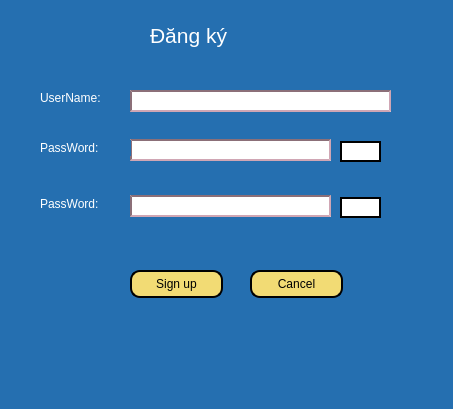
<?xml version="1.0" encoding="UTF-8"?>
<ui version="4.0">
 <class>MainWindow</class>
 <widget class="QMainWindow" name="MainWindow">
  <property name="geometry">
   <rect>
    <x>0</x>
    <y>0</y>
    <width>453</width>
    <height>409</height>
   </rect>
  </property>
  <property name="windowTitle">
   <string>MainWindow</string>
  </property>
  <property name="styleSheet">
   <string notr="true">background-color:rgb(37, 111, 176);
color:white;</string>
  </property>
  <widget class="QWidget" name="centralwidget">
   <widget class="QLineEdit" name="usernameInput">
    <property name="geometry">
     <rect>
      <x>130</x>
      <y>90</y>
      <width>261</width>
      <height>22</height>
     </rect>
    </property>
    <property name="styleSheet">
     <string notr="true">background-color: white;
border: 2px inset #8b6f78;
color:black;</string>
    </property>
   </widget>
   <widget class="QLabel" name="label_2">
    <property name="geometry">
     <rect>
      <x>40</x>
      <y>90</y>
      <width>81</width>
      <height>16</height>
     </rect>
    </property>
    <property name="text">
     <string>UserName:</string>
    </property>
   </widget>
   <widget class="QLineEdit" name="passwordInput">
    <property name="geometry">
     <rect>
      <x>130</x>
      <y>139</y>
      <width>201</width>
      <height>22</height>
     </rect>
    </property>
    <property name="styleSheet">
     <string notr="true">background-color: white;
border: 2px inset #8b6f78;
color:black;</string>
    </property>
    <property name="inputMask">
     <string/>
    </property>
    <property name="echoMode">
     <enum>QLineEdit::Password</enum>
    </property>
   </widget>
   <widget class="QLabel" name="label">
    <property name="geometry">
     <rect>
      <x>150</x>
      <y>10</y>
      <width>141</width>
      <height>51</height>
     </rect>
    </property>
    <property name="font">
     <font>
      <pointsize>16</pointsize>
     </font>
    </property>
    <property name="text">
     <string>Đăng ký</string>
    </property>
   </widget>
   <widget class="QLabel" name="label_3">
    <property name="geometry">
     <rect>
      <x>40</x>
      <y>140</y>
      <width>91</width>
      <height>16</height>
     </rect>
    </property>
    <property name="text">
     <string>PassWord:</string>
    </property>
   </widget>
   <widget class="QPushButton" name="signupButton">
    <property name="geometry">
     <rect>
      <x>130</x>
      <y>270</y>
      <width>93</width>
      <height>28</height>
     </rect>
    </property>
    <property name="styleSheet">
     <string notr="true">background-color: rgb(242, 219, 116);
border-radius: 10px;
border: 2px solid black;
color:black;</string>
    </property>
    <property name="text">
     <string>Sign up</string>
    </property>
   </widget>
   <widget class="QPushButton" name="cancelButton">
    <property name="geometry">
     <rect>
      <x>250</x>
      <y>270</y>
      <width>93</width>
      <height>28</height>
     </rect>
    </property>
    <property name="styleSheet">
     <string notr="true">background-color: rgb(242, 219, 116);
border-radius: 10px;
border: 2px solid black;
color:black;</string>
    </property>
    <property name="text">
     <string>Cancel</string>
    </property>
    <property name="icon">
     <iconset>
      <normaloff>../Icon/icons8-exit-50.png</normaloff>../Icon/icons8-exit-50.png</iconset>
    </property>
   </widget>
   <widget class="QPushButton" name="showPasswordButton">
    <property name="geometry">
     <rect>
      <x>340</x>
      <y>141</y>
      <width>41</width>
      <height>21</height>
     </rect>
    </property>
    <property name="styleSheet">
     <string notr="true">background-color: white;
border: 2px solid black;
color:black;</string>
    </property>
    <property name="text">
     <string/>
    </property>
    <property name="icon">
     <iconset>
      <normaloff>../Icon/eye.png</normaloff>../Icon/eye.png</iconset>
    </property>
   </widget>
   <widget class="QLabel" name="label_4">
    <property name="geometry">
     <rect>
      <x>40</x>
      <y>196</y>
      <width>91</width>
      <height>16</height>
     </rect>
    </property>
    <property name="text">
     <string>PassWord:</string>
    </property>
   </widget>
   <widget class="QLineEdit" name="passwordInput2">
    <property name="geometry">
     <rect>
      <x>130</x>
      <y>195</y>
      <width>201</width>
      <height>22</height>
     </rect>
    </property>
    <property name="styleSheet">
     <string notr="true">background-color: white;
border: 2px inset #8b6f78;
color:black;</string>
    </property>
    <property name="inputMask">
     <string/>
    </property>
    <property name="echoMode">
     <enum>QLineEdit::Password</enum>
    </property>
   </widget>
   <widget class="QPushButton" name="showPasswordButton2">
    <property name="geometry">
     <rect>
      <x>340</x>
      <y>197</y>
      <width>41</width>
      <height>21</height>
     </rect>
    </property>
    <property name="styleSheet">
     <string notr="true">background-color: white;
border: 2px solid black;
color:black;</string>
    </property>
    <property name="text">
     <string/>
    </property>
    <property name="icon">
     <iconset>
      <normaloff>../Icon/eye.png</normaloff>../Icon/eye.png</iconset>
    </property>
   </widget>
  </widget>
  <widget class="QMenuBar" name="menubar">
   <property name="geometry">
    <rect>
     <x>0</x>
     <y>0</y>
     <width>453</width>
     <height>18</height>
    </rect>
   </property>
  </widget>
  <widget class="QStatusBar" name="statusbar"/>
 </widget>
 <resources/>
 <connections/>
</ui>
